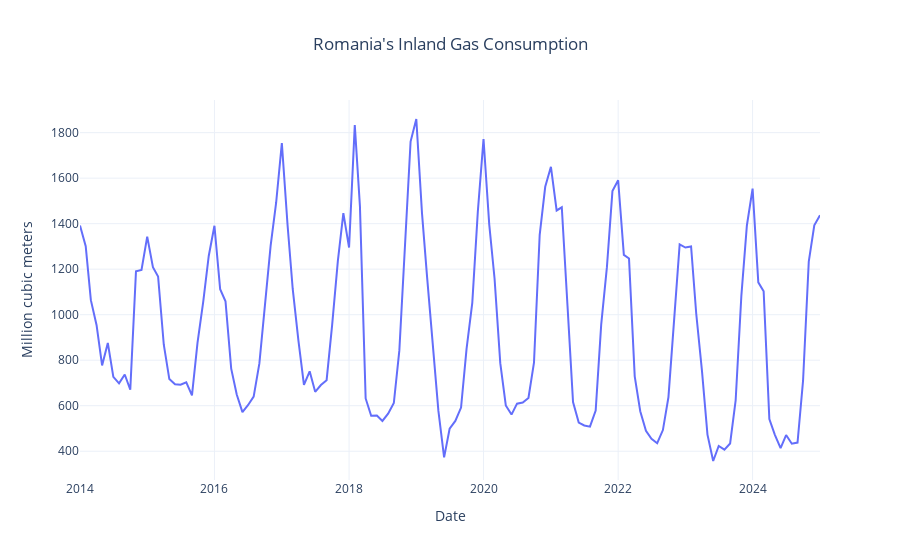

Source (notebook cell):
### Code cell
fig = go.Figure()

fig.add_trace(go.Scatter(x=data.index,
                         y=data['Inland Consumption'],
                         mode='lines'))

fig.update_layout(title="Romania's Inland Gas Consumption",
                  xaxis_title='Date',
                  title_x = 0.5,
                  yaxis_title='Million cubic meters',
                  template='plotly_white')
            
fig.show()

### Figure 1 — Plotly figure (JSON) as saved in the notebook; plotly's stock layout.template omitted (floating-point values rounded to 4 significant figures; data arrays with more than 128 entries replaced by an {"elided": "..."} marker saying what was removed)
{"data": [{"mode": "lines", "type": "scatter", "x": {"elided": "133 str values"}, "y": {"elided": "133 float values"}}], "layout": {"title": {"text": "Romania's Inland Gas Consumption", "x": 0.5}, "xaxis": {"title": {"text": "Date"}}, "yaxis": {"title": {"text": "Million cubic meters"}}}}
